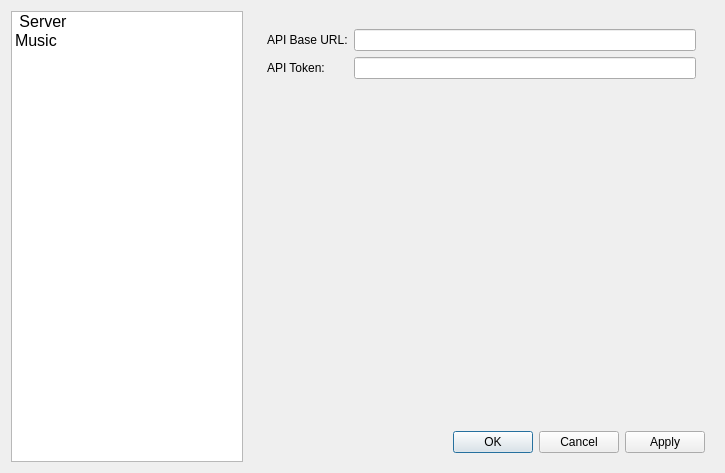
<?xml version="1.0" encoding="UTF-8"?>
<ui version="4.0">
 <class>Dialog</class>
 <widget class="QDialog" name="Dialog">
  <property name="geometry">
   <rect>
    <x>0</x>
    <y>0</y>
    <width>725</width>
    <height>473</height>
   </rect>
  </property>
  <property name="windowTitle">
   <string>Dialog</string>
  </property>
  <layout class="QHBoxLayout" name="horizontalLayout_2">
   <item>
    <widget class="QListWidget" name="listWidget">
     <property name="sizePolicy">
      <sizepolicy hsizetype="Expanding" vsizetype="Expanding">
       <horstretch>1</horstretch>
       <verstretch>0</verstretch>
      </sizepolicy>
     </property>
     <property name="font">
      <font>
       <pointsize>12</pointsize>
      </font>
     </property>
     <property name="iconSize">
      <size>
       <width>48</width>
       <height>48</height>
      </size>
     </property>
     <item>
      <property name="text">
       <string> Server</string>
      </property>
      <property name="icon">
       <iconset>
        <normalon>:/icons/network.svg</normalon>
       </iconset>
      </property>
     </item>
     <item>
      <property name="text">
       <string>Music</string>
      </property>
      <property name="icon">
       <iconset>
        <normalon>:/icons/music-notes.svg</normalon>
       </iconset>
      </property>
     </item>
    </widget>
   </item>
   <item>
    <widget class="QWidget" name="verticalWidget" native="true">
     <property name="sizePolicy">
      <sizepolicy hsizetype="Preferred" vsizetype="Preferred">
       <horstretch>2</horstretch>
       <verstretch>0</verstretch>
      </sizepolicy>
     </property>
     <layout class="QVBoxLayout" name="verticalLayout" stretch="0,0">
      <item>
       <widget class="QStackedWidget" name="stackedWidget">
        <property name="currentIndex">
         <number>0</number>
        </property>
        <widget class="QWidget" name="page">
         <layout class="QFormLayout" name="formLayout">
          <item row="0" column="0">
           <widget class="QLabel" name="label">
            <property name="text">
             <string>API Base URL:</string>
            </property>
           </widget>
          </item>
          <item row="0" column="1">
           <widget class="QLineEdit" name="lineEdit"/>
          </item>
          <item row="1" column="0">
           <widget class="QLabel" name="label_2">
            <property name="text">
             <string>API Token:</string>
            </property>
           </widget>
          </item>
          <item row="1" column="1">
           <widget class="QLineEdit" name="lineEdit_2">
            <property name="echoMode">
             <enum>QLineEdit::Password</enum>
            </property>
           </widget>
          </item>
         </layout>
        </widget>
       </widget>
      </item>
      <item>
       <widget class="QDialogButtonBox" name="buttonBox">
        <property name="sizePolicy">
         <sizepolicy hsizetype="Expanding" vsizetype="Fixed">
          <horstretch>0</horstretch>
          <verstretch>0</verstretch>
         </sizepolicy>
        </property>
        <property name="orientation">
         <enum>Qt::Horizontal</enum>
        </property>
        <property name="standardButtons">
         <set>QDialogButtonBox::Apply|QDialogButtonBox::Cancel|QDialogButtonBox::Ok</set>
        </property>
       </widget>
      </item>
     </layout>
    </widget>
   </item>
  </layout>
 </widget>
 <resources>
  <include location="innkeeper.qrc"/>
 </resources>
 <connections/>
</ui>
